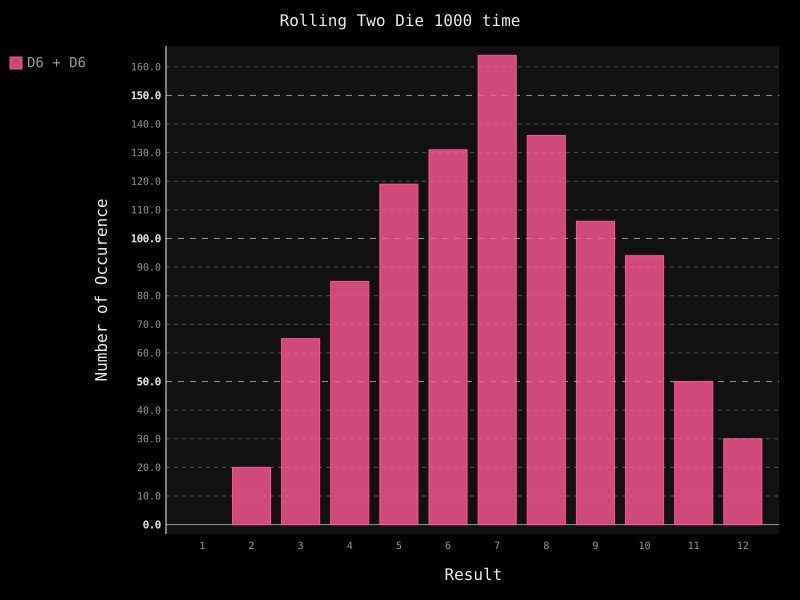

Here is the Python script that generated this plot:
from die import Die
import pygal

die_1 = Die()
die_2 = Die()

results = []

# throw the die 1000 times
for i in range(1000) : 
    result = die_1.roll() + die_2.roll()
    results.append(result)

# analyse the result
freqencies = []

for value in range(1,die_1.num_sides + die_2.num_sides + 1) : 
    # count number of occurance in a list
    counts = results.count(value)
    freqencies.append(counts)

# create a bar chart
chart = pygal.Bar()
# setting the title
chart.title = 'Rolling Two Die 1000 time'
chart.x_title = 'Result'
chart.y_title = 'Number of Occurence'
chart.x_labels = [str(i) for i in range(1,13)]

# add data 
# one segment may contain multiple categories.
# for example, one month may contain sales data of different products
# we need to specify the category for the data
chart.add('D6 + D6', freqencies)
chart.render_to_file('die_visual.svg')
